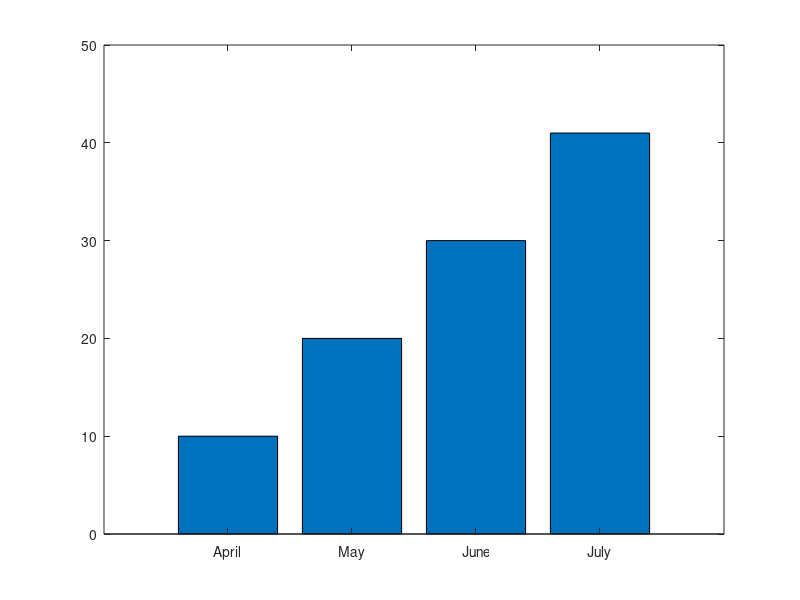

MATLAB code for this plot: (Note: this script raises an error after producing the figure.)
%=============================================================================
% Copyright (c) 2026-present Allan CORNET (Nelson)
%=============================================================================
% This file is part of Nelson.
%=============================================================================
% LICENCE_BLOCK_BEGIN
% SPDX-License-Identifier: LGPL-3.0-or-later
% LICENCE_BLOCK_END
%=============================================================================
% <--ADV-CLI MODE-->
%=============================================================================
close all
%=============================================================================
f = figure('Visible', 'off');
bar([10 20 30 41]);
xticks(1:4);
xticklabels({'April', 'May', 'June', 'July'});
ax = gca();
assert_isequal(ax.YLim, [0 45]);
assert_isequal(ax.YTick, 0:5:45);
assert_isequal(ax.XTickLabel, {'April'; 'May'; 'June'; 'July'});
assert_isequal(ax.XTickLabelMode, 'manual');
assert_isequal(xticklabels(), {'April'; 'May'; 'June'; 'July'});
assert_isequal(xticklabels('mode'), 'manual');
xticklabels('auto');
assert_isequal(ax.XTickLabelMode, 'auto');
xticklabels(ax, ["A"; "B"; "C"; "D"]);
assert_isequal(ax.XTickLabel, {'A'; 'B'; 'C'; 'D'});
close(f);
%=============================================================================
close all
%=============================================================================
% an empty value clears the tick labels (xticklabels([]))
f = figure('Visible', 'off');
ax = axes('Parent', f);
plot(ax, 1:5);
xticklabels(ax, {'a', 'b'});
assert_isequal(numel(ax.XTickLabel), 2);
xticklabels(ax, []);
assert_istrue(isempty(ax.XTickLabel));
assert_isequal(ax.XTickLabelMode, 'manual');
close(f);
%=============================================================================
